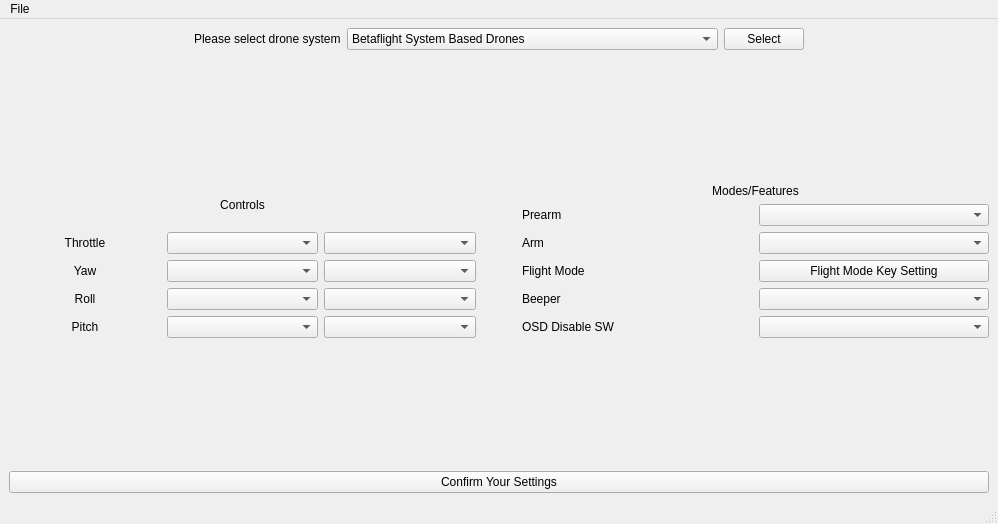
<?xml version="1.0" encoding="UTF-8"?>
<ui version="4.0">
 <class>MainWindow</class>
 <widget class="QMainWindow" name="MainWindow">
  <property name="geometry">
   <rect>
    <x>0</x>
    <y>0</y>
    <width>998</width>
    <height>524</height>
   </rect>
  </property>
  <property name="windowTitle">
   <string>MainWindow</string>
  </property>
  <widget class="QWidget" name="centralwidget">
   <layout class="QGridLayout" name="page2GridLay">
    <item row="0" column="0">
     <layout class="QVBoxLayout" name="settingVerticalLay" stretch="0,1,1,1,0">
      <item>
       <layout class="QHBoxLayout" name="droneSysHorizontalLay" stretch="1,0,2,0,1">
        <item>
         <spacer name="horizontalSpacer">
          <property name="orientation">
           <enum>Qt::Horizontal</enum>
          </property>
          <property name="sizeHint" stdset="0">
           <size>
            <width>40</width>
            <height>20</height>
           </size>
          </property>
         </spacer>
        </item>
        <item>
         <widget class="QLabel" name="label">
          <property name="text">
           <string>Please select drone system</string>
          </property>
         </widget>
        </item>
        <item>
         <widget class="QComboBox" name="typeDropDown">
          <item>
           <property name="text">
            <string>Betaflight System Based Drones</string>
           </property>
          </item>
          <item>
           <property name="text">
            <string>Ardupilot System Based Drones</string>
           </property>
          </item>
         </widget>
        </item>
        <item>
         <widget class="QPushButton" name="selectButton">
          <property name="text">
           <string>Select</string>
          </property>
         </widget>
        </item>
        <item>
         <spacer name="horizontalSpacer_2">
          <property name="orientation">
           <enum>Qt::Horizontal</enum>
          </property>
          <property name="sizeHint" stdset="0">
           <size>
            <width>40</width>
            <height>20</height>
           </size>
          </property>
         </spacer>
        </item>
       </layout>
      </item>
      <item>
       <spacer name="verticalSpacer">
        <property name="orientation">
         <enum>Qt::Vertical</enum>
        </property>
        <property name="sizeHint" stdset="0">
         <size>
          <width>20</width>
          <height>40</height>
         </size>
        </property>
       </spacer>
      </item>
      <item>
       <layout class="QHBoxLayout" name="controlModeSetHorizontalLay" stretch="1,0,1">
        <item>
         <layout class="QVBoxLayout" name="controlSetVerticalLay" stretch="0,1">
          <item>
           <widget class="QLabel" name="controlsSetLabel">
            <property name="text">
             <string>Controls</string>
            </property>
            <property name="alignment">
             <set>Qt::AlignCenter</set>
            </property>
           </widget>
          </item>
          <item>
           <layout class="QGridLayout" name="controlSetGrid" columnstretch="0,0,0">
            <item row="0" column="1">
             <widget class="QComboBox" name="throttleSetDown"/>
            </item>
            <item row="1" column="0">
             <widget class="QLabel" name="yawSetLabel">
              <property name="text">
               <string>Yaw</string>
              </property>
              <property name="alignment">
               <set>Qt::AlignCenter</set>
              </property>
             </widget>
            </item>
            <item row="1" column="1">
             <widget class="QComboBox" name="yawSetAnticlockwise"/>
            </item>
            <item row="2" column="0">
             <widget class="QLabel" name="rollSetLabel">
              <property name="text">
               <string>Roll</string>
              </property>
              <property name="alignment">
               <set>Qt::AlignCenter</set>
              </property>
             </widget>
            </item>
            <item row="0" column="0">
             <widget class="QLabel" name="throttleSetLabel">
              <property name="text">
               <string>Throttle</string>
              </property>
              <property name="alignment">
               <set>Qt::AlignCenter</set>
              </property>
             </widget>
            </item>
            <item row="3" column="1">
             <widget class="QComboBox" name="pitchSetBack"/>
            </item>
            <item row="3" column="0">
             <widget class="QLabel" name="pitchSetLabel">
              <property name="text">
               <string>Pitch</string>
              </property>
              <property name="alignment">
               <set>Qt::AlignCenter</set>
              </property>
             </widget>
            </item>
            <item row="2" column="1">
             <widget class="QComboBox" name="rollSetLeft"/>
            </item>
            <item row="0" column="2">
             <widget class="QComboBox" name="throttleSetUp"/>
            </item>
            <item row="1" column="2">
             <widget class="QComboBox" name="yawSetClockwise"/>
            </item>
            <item row="2" column="2">
             <widget class="QComboBox" name="rollSetRight"/>
            </item>
            <item row="3" column="2">
             <widget class="QComboBox" name="pitchSetFront"/>
            </item>
           </layout>
          </item>
         </layout>
        </item>
        <item>
         <spacer name="horizontalSpacer_3">
          <property name="orientation">
           <enum>Qt::Horizontal</enum>
          </property>
          <property name="sizeHint" stdset="0">
           <size>
            <width>40</width>
            <height>20</height>
           </size>
          </property>
         </spacer>
        </item>
        <item>
         <layout class="QVBoxLayout" name="modeSetVerticalLay" stretch="0,1">
          <item>
           <widget class="QLabel" name="modeSetLabel">
            <property name="text">
             <string>Modes/Features</string>
            </property>
            <property name="alignment">
             <set>Qt::AlignCenter</set>
            </property>
           </widget>
          </item>
          <item>
           <layout class="QGridLayout" name="modeSetGrid">
            <item row="0" column="0">
             <widget class="QLabel" name="preArmSetLabel">
              <property name="text">
               <string>Prearm</string>
              </property>
             </widget>
            </item>
            <item row="4" column="1">
             <widget class="QComboBox" name="OSDSetSelect"/>
            </item>
            <item row="1" column="0">
             <widget class="QLabel" name="armSetLabel">
              <property name="text">
               <string>Arm</string>
              </property>
             </widget>
            </item>
            <item row="2" column="0">
             <widget class="QLabel" name="flightModeSetLabel">
              <property name="text">
               <string>Flight Mode</string>
              </property>
             </widget>
            </item>
            <item row="4" column="0">
             <widget class="QLabel" name="OSDSetLabel">
              <property name="text">
               <string>OSD Disable SW</string>
              </property>
             </widget>
            </item>
            <item row="3" column="1">
             <widget class="QComboBox" name="beeperSetSelect"/>
            </item>
            <item row="1" column="1">
             <widget class="QComboBox" name="armSetSelect"/>
            </item>
            <item row="0" column="1">
             <widget class="QComboBox" name="preArmSetSelect"/>
            </item>
            <item row="3" column="0">
             <widget class="QLabel" name="beeperSetLabel">
              <property name="text">
               <string>Beeper</string>
              </property>
             </widget>
            </item>
            <item row="2" column="1">
             <widget class="QPushButton" name="flightModeSetBut">
              <property name="text">
               <string>Flight Mode Key Setting</string>
              </property>
             </widget>
            </item>
           </layout>
          </item>
         </layout>
        </item>
       </layout>
      </item>
      <item>
       <spacer name="verticalSpacer_2">
        <property name="orientation">
         <enum>Qt::Vertical</enum>
        </property>
        <property name="sizeHint" stdset="0">
         <size>
          <width>20</width>
          <height>40</height>
         </size>
        </property>
       </spacer>
      </item>
      <item>
       <widget class="QPushButton" name="confirmSetButton">
        <property name="text">
         <string>Confirm Your Settings</string>
        </property>
       </widget>
      </item>
     </layout>
    </item>
   </layout>
  </widget>
  <widget class="QMenuBar" name="menubar">
   <property name="geometry">
    <rect>
     <x>0</x>
     <y>0</y>
     <width>998</width>
     <height>20</height>
    </rect>
   </property>
   <widget class="QMenu" name="menuFile">
    <property name="title">
     <string>File</string>
    </property>
   </widget>
   <addaction name="menuFile"/>
  </widget>
  <widget class="QStatusBar" name="statusbar"/>
 </widget>
 <resources/>
 <connections/>
</ui>
